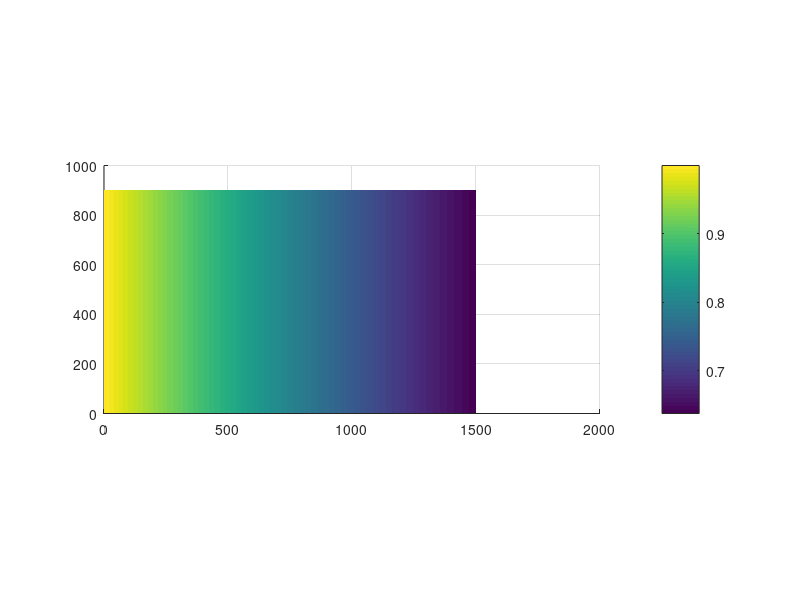

Here is the MATLAB script that generated this plot: (Note: this script raises an error after producing the figure.)
% this code simulates ossification process for varying collagen fiber density (both length and numbers), and compares 
% the MFDFA results of the generated paterns. 

clear
clc
close all

%% initializing

n_iter= 2000; % number of iterations for ossification process
im_size= [900,1500]; % size of the image.



beta_in=3e-4; % the inverse of length scale of phosphate gradientn beta
phos_grad= repmat(exp(- beta_in * (1:im_size(2))),[im_size(1),1]); % Exponential phospate gradient
figure
surf(phos_grad,'EdgeColor','none')
view(2)
set(gca,'DataAspectRatio',[1 1 1e-3])

colorbar


% col_fib=make_triangular_lattice(im_size(1),im_size(2),100);
%col_fib=rndm_ln(im_size(1),im_size(2),100,1.5e3); previous sims were with
%this

% alpha=1000;
% col_fib=(rndm_ln_ordr_grad(im_size(2),im_size(1),alpha,100,cll_fbr_num))';





nighborhood_cntr=4e-3; % the relative contribution of the local positive feedback.

crr_len=20; % the kernel width for the local positive feedback. 

fibr_neigh=12; % the kernel width for the effect of collagen fibers. 
epsilon=0; % a small offset for ossification probablity to add white-noise if needed


col_fib_cntr=3e-2; % the relative contribution of the collagen fiber field.
omega=1; % the power for the local feedback. Throughout our study this is set to 1 but can be altered to study nonlinear feedbacks


s1=floor(sqrt(im_size(1)*im_size(2)/2000));
s2=floor(sqrt(im_size(1)*im_size(2)/200));
scale=linspace(log2(s1),log2(s2),100);
s=round(2.^(scale));
s=unique(s); % scales for MFDFA


q=linspace(-3,3,50); % The orders for MFDFA
%% simulation

n_rel=4; % number of realizations 

cll_fbr_num=1000:200:3400; % number of collagen fibers
cll_fbr_len=16:2:34; % length of collagen fibers


cl_no_no=length(cll_fbr_num);
cl_len_no=length(cll_fbr_len);

col_fib_all=cell(cl_no_no,cl_len_no,n_rel);
im_all=cell(cl_no_no,cl_len_no,n_rel);


Hq=cell(cl_no_no,cl_len_no,n_rel);
Fq=cell(cl_no_no,cl_len_no,n_rel);
err=cell(cl_no_no,cl_len_no,n_rel);

for i=1:cl_no_no
    for j=1:cl_len_no
        
        parfor k=1:n_rel
            
            disp(['i=',num2str(i),'/',num2str(cl_no_no),...
                '   j=',num2str(j),'/',num2str(cl_len_no), ...
                '   k=',num2str(k),'/',num2str(n_rel)])
            
            col_fib=rndm_ln(im_size(1),im_size(2),cll_fbr_len(j),cll_fbr_num(i));
            col_fib_all{i,j,k}=col_fib;
%             figure
%             imagesc(col_fib) 
%             set(gca,'DataAspectRatio',[1 1 1])
            im= zeros(im_size);
            P_fibr=col_fib_cntr*smoothdata(smoothdata(col_fib,1,'movmean',fibr_neigh),2,'movmean',fibr_neigh);

            for t=1:n_iter

                prob_mat=(nighborhood_cntr*(smoothdata(smoothdata(im.^omega,1,'movmean',crr_len),2,'movmean',crr_len)) ...
                     +P_fibr)...
                    .* ( phos_grad);





                prob_mat=prob_mat/max(max(prob_mat))+epsilon;


                rnd_mat=rand(im_size);

                im=im + (rnd_mat<prob_mat);



            end
            
            figure
            imagesc(im)
            set(gca,'DataAspectRatio',[1 1 1])
            xticks([])
            yticks([])
            im_all{i,j,k}=im;
            
            
            try
                disp(['doing MFDFA','i=',num2str(i),'/',num2str(cl_no_no),...
                '   j=',num2str(j),'/',num2str(cl_len_no), ...
                '   k=',num2str(k),'/',num2str(n_rel)])
            
                [Hq{i,j,k},Fq{i,j,k},err{i,j,k}]=MFDFA_2d_function(im,s,q);
            catch
            end
            
            
        end
        save('vs_density_8rel')
    end
end












%% MFDFA measures
al=cell(cl_no_no,cl_len_no,n_rel);
f_al=cell(cl_no_no,cl_len_no,n_rel);
al_err=cell(cl_no_no,cl_len_no,n_rel);
f_al_err=cell(cl_no_no,cl_len_no,n_rel);

MF_mes=zeros(cl_no_no,cl_len_no,n_rel);
for i=1:cl_no_no
    for j=1:cl_len_no
        
        for k=1:n_rel    
            try
            [al{i,j,k},f_al{i,j,k},al_err{i,j,k},f_al_err{i,j,k}]=...
                sing_spec(q,Hq{i,j,k},[Hq{i,j,k}-err{i,j,k}(1,:);...
                err{i,j,k}(2,:)-Hq{i,j,k}]);

            
            MF_mes(i,j,k)=max(al{i,j,k})-min(al{i,j,k});
            catch
            end
        end
    end
end



figure
heatmap(cll_fbr_num,cll_fbr_len,mean(MF_mes,3))

% figure
% errorbar(q,Hq,Hq-err(1,:),err(2,:)-Hq)
% 
% figure('DefaultAxesFontSize',18)
% errorbar(al,f_al,f_al_err(1,:),f_al_err(2,:),al_err(1,:),al_err(2,:),'bo','DisplayName','Original Data')
% 
% 
% figure
% loglog(s,Fq)

%% saving
save('vs_density_8rel')
